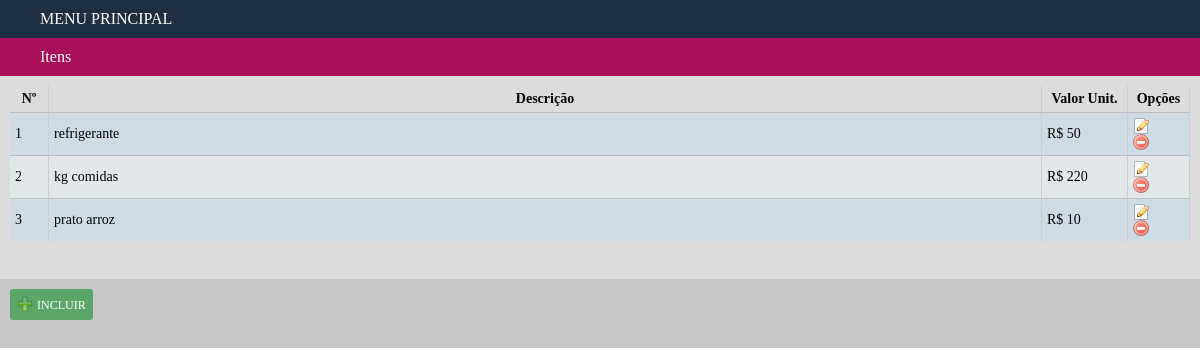
The page /consulta/itens.php on the database its author committed.
### tables this page shows
CREATE TABLE IF NOT EXISTS `item` (
  `id_item` int(11) NOT NULL AUTO_INCREMENT,
  `nome_item` varchar(45) DEFAULT NULL,
  `vlr_unitario` float DEFAULT NULL,
  PRIMARY KEY (`id_item`)
);

### consulta/itens.php (the view, shortened to what this page needs)
<html>
	<?php include $_SERVER['DOCUMENT_ROOT'] . "/includes/head.php"; ?>
	<body>
		<div id='menu' class="fe_menu_index">
			<ul>
				<?php include $_SERVER['DOCUMENT_ROOT'] . "/includes/titulo_menu_principal.php"; ?>
				<?php include $_SERVER['DOCUMENT_ROOT'] . "/includes/titulo_itens.php"; ?>
		</div>
	<div class="area_de_tabelas">
<?php
$cont			=	0;
$query			=	 mysql_query("Select * from item");
$linhas			=	 mysql_num_rows($query);
if(!$linhas){
	echo "<p class='sem_registros'>NÃO HÁ ITENS CADASTRADOS</p>";
}ELSE{
?>
<table border="0" cellpadding="0" cellspacing="0" width="100%">
		<thead>
		<tr>
			<th style="width: 28px;">Nº</th>
			<th>Descrição</th>
			<th style="width: 75px;">Valor Unit.</th>
			<?php if($permissao_sessao==0){ echo '	<th style="width: 51px;">Opções</th>';} ?>
		</tr>
		</thead>
<?PHP
while($dados 	= 	 mysql_fetch_array($query))
{
	$cont++;
	$id				=	$dados['id_item'];
	$nome_item				=	$dados['nome_item'];
	$vlr_unitario			=	$dados['vlr_unitario'];
	echo "
		<tr>
			<td>$cont</td>
			<td style='text-transform: lowercase;'>$nome_item</td>
			<td>R$ $vlr_unitario</td>
			";
			if($permissao_sessao==0){
				echo"
				<td><a href='../cadastro/cad_item.php?id=$id'><i class='editar'></i></a>
				<a href='../exclusao/del_item.php?id=$id'><i class='excluir'></i></a></td>";
			}echo"
		</tr>";
}
?>
	</table>
	<br />
		<?php
		}
		?>
</div>
		<?php
		if($permissao_sessao==0){
			$href = "/cadastro/cad_item.php"; include $_SERVER['DOCUMENT_ROOT'] . "/includes/bt_incluir.php";
		}
		?>
	</body>
</html>

### _assets/css/style.css (style rules this page uses)
body { background: rgb(199, 199, 199); color:white; margin:0; padding:0; font-family: ubuntu; }
.fe_menu_index { background: rgb(60, 60, 60); color: white; }
.fe_menu_index ul { background: ;list-style: none;margin: 0;padding: 0; }
i.editar { background: url("/_assets/img/icons/editar.png") center no-repeat; display: block;width: 16px;height: 16px;margin-right: 8px; }
i.excluir { background: url("/_assets/img/icons/excluir.png") center no-repeat; display: block;width: 16px;height: 16px;margin-right: 8px; }
.area_de_tabelas { background: rgb(220, 220, 220);color: black ; padding:10px; padding-bottom:20px; }
table { width: 100%; font-size:14px; color: black; }
table thead tr th { padding:10px; }
table thead tr th, table tr td { border-right:1px solid rgb(204, 204, 204);padding: 5px; }
table tbody tr td { border-top:1px solid rgb(190, 190, 190); }
tbody tr:nth-child(even) { background-color: rgb(226, 232, 233); }
tbody tr:nth-child(odd) { background-color: rgb(206, 220, 230); }
td a { display: inline-block; }

### rows shown on the page
item: nome_item "refrigerante", vlr_unitario "50"
item: nome_item "kg comidas", vlr_unitario "220"
item: nome_item "prato arroz", vlr_unitario "10"
